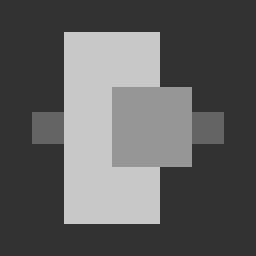
#> input picture lab4/imgs-P4/cuadros.png, 256 x 256 px
$ python p4.py
#> lines starting #> are read from the running program, lines starting #| are printed output that depends on the picture
### lab1/visualPercepUtils.py
import numpy as np
import math
import matplotlib.pyplot as plt

# [17 lines left out: function computeRowsCols, not called in this run]

def showInFigs(imgs,title, nFig=None,bDisplay=False):
# open all images in separate figures without user interation
    i = 0 if nFig is None else nFig+1
    for im in imgs:
        #print(i)
        plt.figure(i)
        i+=1
        plt.imshow(im,cmap='gray',interpolation=None)#, aspect=1/1.5)#, vmin=0,vmax=255)
        plt.title(title)
    if bDisplay:
        plt.show(block=True)
    return i

# [24 lines left out: function showInGrid, not called in this run]

def histImg(im):
    return np.histogram(im.flatten(), 256)[0]

# [30 lines left out: functions showPlusInfo, showImgsPlusHists, pil2np, not called in this run]


def displayHoughPeaks(h,peaks,angles,dists,theta,rho):
    nThetas=len(theta)
    rangeThetas=theta[-1]-theta[0]
    slope=nThetas/rangeThetas
    plt.axis('off')
    plt.imshow(h, cmap='jet')
    for peak, angle, dist in zip(peaks,angles,dists):
        print("peak",peak, "at angle",np.rad2deg(angle),"and distance ", dist)
        #y0 = (dist - 0 * np.cos(angle)) / np.sin(angle)
        #y1 = (dist - image.shape[1] * np.cos(angle)) / np.sin(angle)
        #ax[2].plot((0, image.shape[1]), (y0, y1), '-r')
        plt.plot(slope*(angle-theta[0])+1, dist-rho[0], 'rs', markersize=0.1*peak) # size proportional to peak value
    plt.show(block=True)

def showImWithColorMap(im,cmap='spectral'):
    plt.imshow(im,cmap=cmap)

### lab4/p4.py
from PIL import Image
import numpy as np
import matplotlib.pyplot as plt
from scipy.ndimage import filters
import glob
import sys

from skimage import feature
from skimage.transform import hough_line, hough_line_peaks  # , probabilistic_hough_line

from scipy import ndimage as ndi
from copy import deepcopy

sys.path.append("../lab1/")
import visualPercepUtils as vpu

bLecturerVersion=False
# [5 lines of commented-out code are left out]

def testSobel(im, params=None):
    gx = filters.sobel(im, 1)
    return [gx]

def testCanny(im, params=None):
    sigma = params['sigma']
    edge = feature.canny(im, sigma=sigma, low_threshold=0.2 * 255, high_threshold=0.25 * 255, use_quantiles=False)
    return [edge]


def testHough(im, params=None):
    edges = testCanny(im, params)[0]
    numThetas = 200
    H, thetas, rhos = hough_line(edges, np.linspace(-np.pi/2, np.pi/2, numThetas))
    print("# angles:", len(thetas))
    print("# distances:", len(rhos))
    print("rho[...]",rhos[:5],rhos[-5:])
    return [np.log(H+1), (H, thetas, rhos)] # log of Hough space for display purpose


def findPeaks(H, thetas, rhos, nPeaksMax=None):
    if nPeaksMax is None:
        nPeaksMax = np.inf
    return hough_line_peaks(H, thetas, rhos, num_peaks=nPeaksMax, threshold=0.15 * np.max(H), min_angle=20, min_distance=15)


# -----------------
# Test image files
# -----------------
path_input = './imgs-P4/'
path_output = './imgs-out-P4/'
bAllFiles = True
if bAllFiles:
    files = glob.glob(path_input + "*.p??")
else:
    files = [path_input + 'cuadros.png']  # cuadros, lena

# --------------------
# Tests to perform
# --------------------
bAllTests = True
if bAllTests:
    tests = ['testSobel', 'testCanny', 'testHough']
else:
    tests = ['testSobel']
    tests = ['testCanny']
    tests = ['testHough']

# -------------------------------------------------------------------
# Dictionary of user-friendly names for each function ("test") name
# -------------------------------------------------------------------

nameTests = {'testSobel': 'Detector de Sobel',
             'testCanny': 'Detector de Canny',
             'testHough': 'Transformada de Hough'}

bAddNoise = True
bRotate = False


def doTests():
    print("Testing on", files)
    nFiles = len(files)
    nFig = None
    for test in tests:
        if test is "testSobel":
            params = {}
        elif test in ["testCanny", "testHough"]:
            params = {}
            params['sigma'] = 5  # 15
        if test is "testHough":
            pass  # params={}

        for i, imfile in enumerate(files):
            print("testing", test, "on", imfile)

            im_pil = Image.open(imfile).convert('L')
            im = np.array(im_pil)  # from Image to array

            if bRotate:
                im = ndi.rotate(im, 15, mode='nearest')

            if bAddNoise:
                im = im + np.random.normal(loc=0, scale=5, size=im.shape)

            outs_np = eval(test)(im, params)
#> in testSobel, `gx = filters.sobel(im, 1)`:
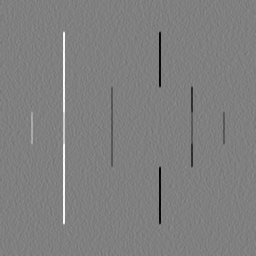
#> gx: shape (256, 256) float64; min -645.5, max 640.2, mean 0; drawn with min black and max white
#> outs_np = 1 item
            print("num ouputs", len(outs_np))
#| num ouputs 1
            if test is "testHough":
                outs_np_plot = outs_np[0:1]
            else:
                outs_np_plot = outs_np
#> outs_np_plot = 1 item
            nFig = vpu.showInFigs([im] + outs_np_plot, title=nameTests[test], nFig=nFig, bDisplay=True)  # bDisplay=True for displaying *now* and waiting for user to close
#> the loop in showInFigs, `for im in imgs:` made 2 passes
#> i on passes 1 to 2: 1, 2
#> after the loop in showInFigs, `for im in imgs:`: i = 2
#> nFig = 2

            if test is "testHough":
                H, thetas, rhos = outs_np[1]  # second output is not directly displayable
                peaks_values, peaks_thetas, peaks_rhos = findPeaks(H, thetas, rhos, nPeaksMax=None)
                vpu.displayHoughPeaks(H, peaks_values, peaks_thetas, peaks_rhos, thetas, rhos)
                if bLecturerVersion:
                    p4e.displayLines(im, peaks_thetas, peaks_rhos, peaks_values) # exercise
                    plt.show(block=True)
                # displayLineSegments(...) # optional exercise

    plt.show(block=True)  # show pending plots (useful if we used bDisplay=False in vpu.showInFigs())


if __name__ == "__main__":
    doTests()
